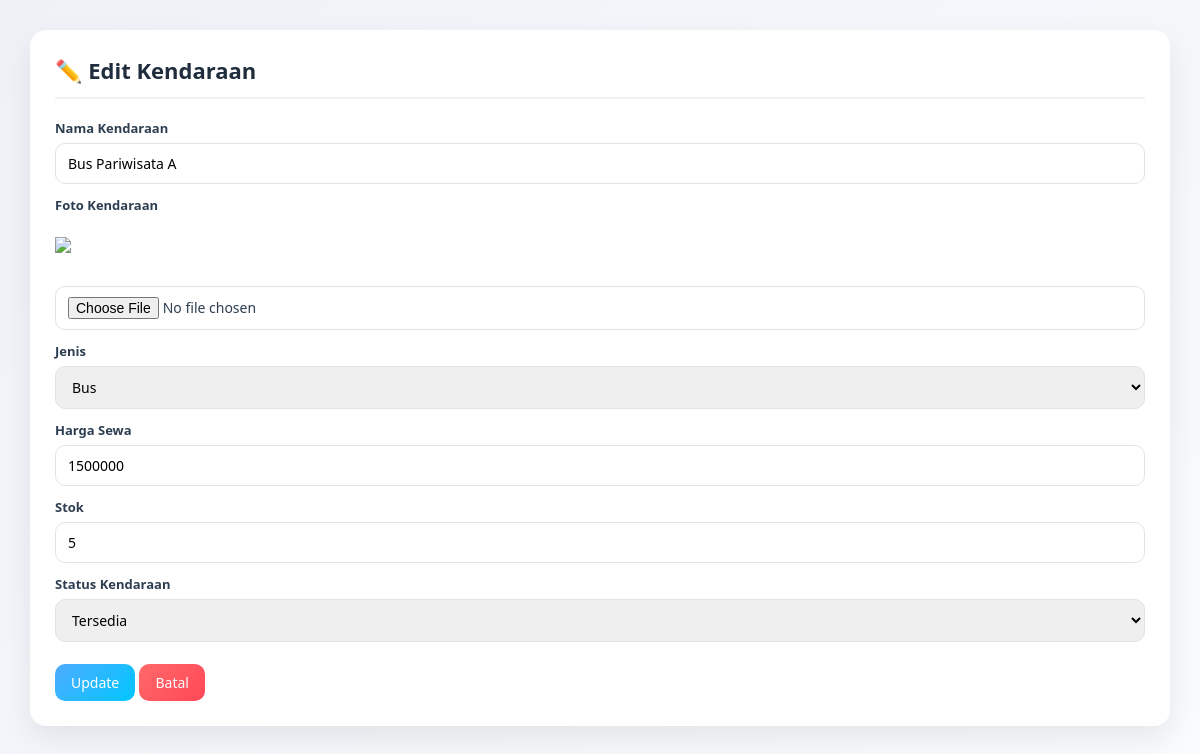
/sewa_kendaraan/kendaraan/edit.php?id=1, run on the app's committed database.
### tables this page shows
CREATE TABLE `kendaraan` (
  `id_kendaraan` int(11) NOT NULL,
  `nama_kendaraan` varchar(100) NOT NULL,
  `foto_kendaraan` varchar(255) DEFAULT NULL,
  `jenis` enum('Bus','Minibus','Motor') NOT NULL,
  `harga_sewa` int(11) NOT NULL,
  `stok` int(11) NOT NULL,
  `status` enum('Tersedia','Disewa') DEFAULT 'Tersedia',
  `created_at` timestamp NOT NULL DEFAULT current_timestamp()
);

### sewa_kendaraan/kendaraan/edit.php (the view, shortened to what this page needs)
<?php
include '../config/koneksi.php';
$id = $_GET['id'];
$data = mysqli_fetch_assoc(
    mysqli_query($conn, "SELECT * FROM kendaraan WHERE id_kendaraan='$id'")
);
?>
<!DOCTYPE html>
<html>
<head>
    <link rel="stylesheet" href="../assets/style.css">
</head>
<body>
<div class="container">
    <div class="header">
        <h2>✏️ Edit Kendaraan</h2>
    </div>
    <form method="post" enctype="multipart/form-data">
        <label>Nama Kendaraan</label>
        <input type="text" name="nama_kendaraan" value="<?= $data['nama_kendaraan'] ?>" required>
        <label>Foto Kendaraan</label><br>
        <img src="../uploads/kendaraan/<?= $data['foto_kendaraan'] ?>" width="120"><br><br>
        <input type="file" name="foto_kendaraan">
        <label>Jenis</label>
        <select name="jenis">
            <option value="Bus" <?= $data['jenis']=='Bus'?'selected':'' ?>>Bus</option>
        </select>
        <label>Harga Sewa</label>
        <input type="number" name="harga_sewa" value="<?= $data['harga_sewa'] ?>">
        <label>Stok</label>
        <input type="number" name="stok" value="<?= $data['stok'] ?>">
        <label>Status Kendaraan</label>
        <select name="status">
            <option value="Tersedia" <?= $data['status']=='Tersedia'?'selected':'' ?>>Tersedia</option>
        </select>
        <br><br>
        <button type="submit" name="update" class="btn">Update</button>
        <a href="index.php" class="btn btn-danger">Batal</a>
    </form>
</div>
</body>
</html>

### sewa_kendaraan/assets/style.css (style rules this page uses)
* { margin: 0; padding: 0; box-sizing: border-box; font-family: 'Poppins', 'Segoe UI', sans-serif; }
body { background: linear-gradient(135deg, #eef2f7, #f9fbfd); min-height: 100vh; padding: 30px; color: #2c3e50; }
.container { background: #ffffff; padding: 25px; border-radius: 16px; box-shadow: 0 12px 30px rgba(0,0,0,0.08); animation: fadeIn 0.5s ease-in-out; }
.header { margin-bottom: 20px; border-bottom: 2px solid #f0f2f5; padding-bottom: 12px; }
.header h2 { font-size: 22px; font-weight: 600; color: #1f2d3d; }
.btn { display: inline-block; padding: 9px 16px; background: linear-gradient(135deg, #4facfe, #00c6ff); color: #fff; border-radius: 10px; text-decoration: none; font-size: 14px; font-weight: 500; border: none; cursor: pointer; transition: all 0.25s ease; }
.btn-danger { background: linear-gradient(135deg, #ff6a6a, #ff4757); }
form { margin-top: 10px; }
form label { font-size: 13px; font-weight: 600; margin-top: 12px; display: block; }
form input, form select, form textarea { width: 100%; margin-top: 6px; padding: 10px 12px; border-radius: 10px; border: 1px solid #dfe4ea; font-size: 14px; transition: all 0.2s ease; }

### data on the page
kendaraan: nama_kendaraan "Bus Pariwisata A", jenis "Bus", harga_sewa "1500000", stok "5", status "Tersedia"
